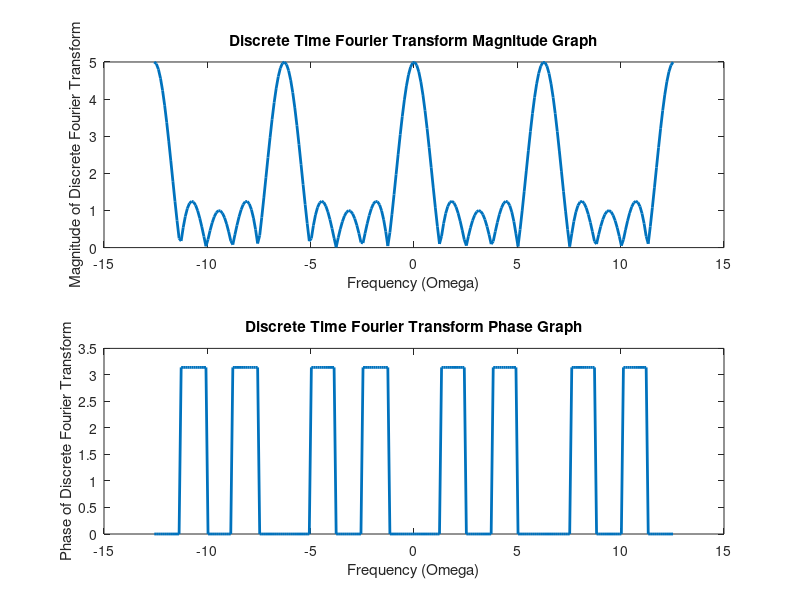

Reproduce this figure in MATLAB.
%Author: Austin Chase Minor
%Version: 3/7/16
%Description: Computes and Graphs the Discrete
% Fourier Transform of a Function

k = .1;
T = 4*pi;

omega = -T:k:T;

X = 2 * cos(2.*omega) + 2 * cos(omega) + 1;

figure
subplot(2, 1, 1)
plot(omega, abs(X), 'linewidth', 2)
xlabel('Frequency (Omega)')
ylabel('Magnitude of Discrete Fourier Transform')
title('Discrete Time Fourier Transform Magnitude Graph')

subplot(2, 1, 2)
plot(omega, angle(X), 'linewidth', 2)
xlabel('Frequency (Omega)')
ylabel('Phase of Discrete Fourier Transform')
title('Discrete Time Fourier Transform Phase Graph')